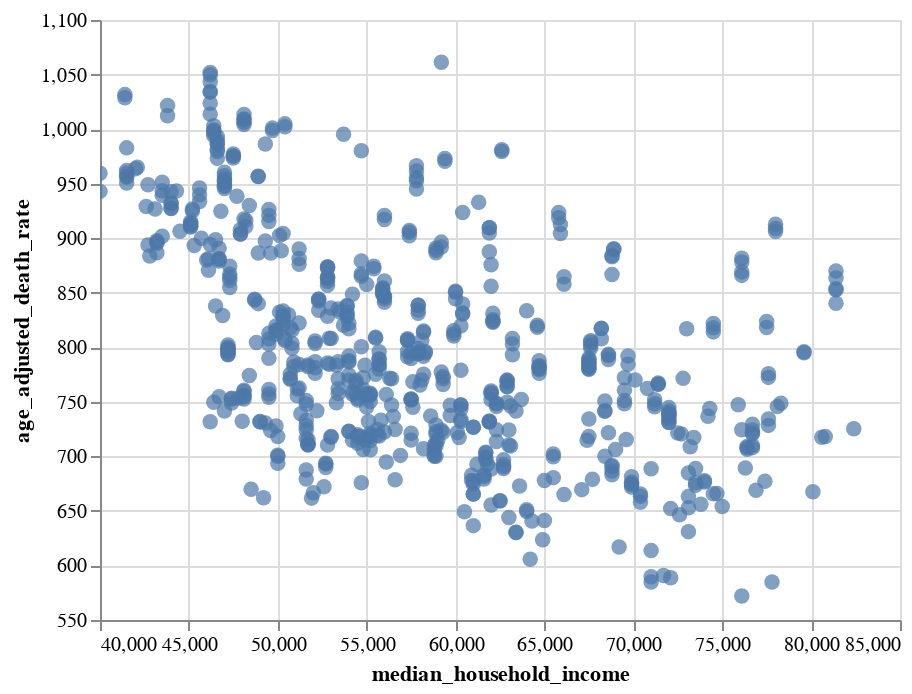

The cell this chart's notebook holds for it:
### Markdown cell above
# Ausprobieren, ob Einfärbung nach Jahren sinnvoll ist

### Code cell
alt.Chart(df_explore_causes_summarized).mark_circle(size=60).encode(
    alt.X('median_household_income', scale = alt.Scale(zero = False)),
    alt.Y('age_adjusted_death_rate' , scale = alt.Scale(zero = False)),
    tooltip = ['median_household_income', 'age_adjusted_death_rate']
).interactive()

### Figure 1 — Vega-Lite specification as saved in the notebook (floating-point values rounded to 4 significant figures; data arrays with more than 128 entries replaced by an {"elided": "..."} marker saying what was removed)
{"config": {"view": {"continuousWidth": 400, "continuousHeight": 300}}, "data": {"name": "data-2f7d914a0951197a17d40786ebed16a4"}, "mark": {"type": "circle", "size": 60}, "encoding": {"tooltip": [{"field": "median_household_income", "type": "quantitative"}, {"field": "age_adjusted_death_rate", "type": "quantitative"}], "x": {"field": "median_household_income", "scale": {"zero": false}, "type": "quantitative"}, "y": {"field": "age_adjusted_death_rate", "scale": {"zero": false}, "type": "quantitative"}}, "selection": {"selector050": {"type": "interval", "bind": "scales", "encodings": ["x", "y"]}}, "$schema": "https://vega.github.io/schema/vega-lite/v4.17.0.json", "datasets": {"data-2f7d914a0951197a17d40786ebed16a4": {"elided": "675 records"}}}
